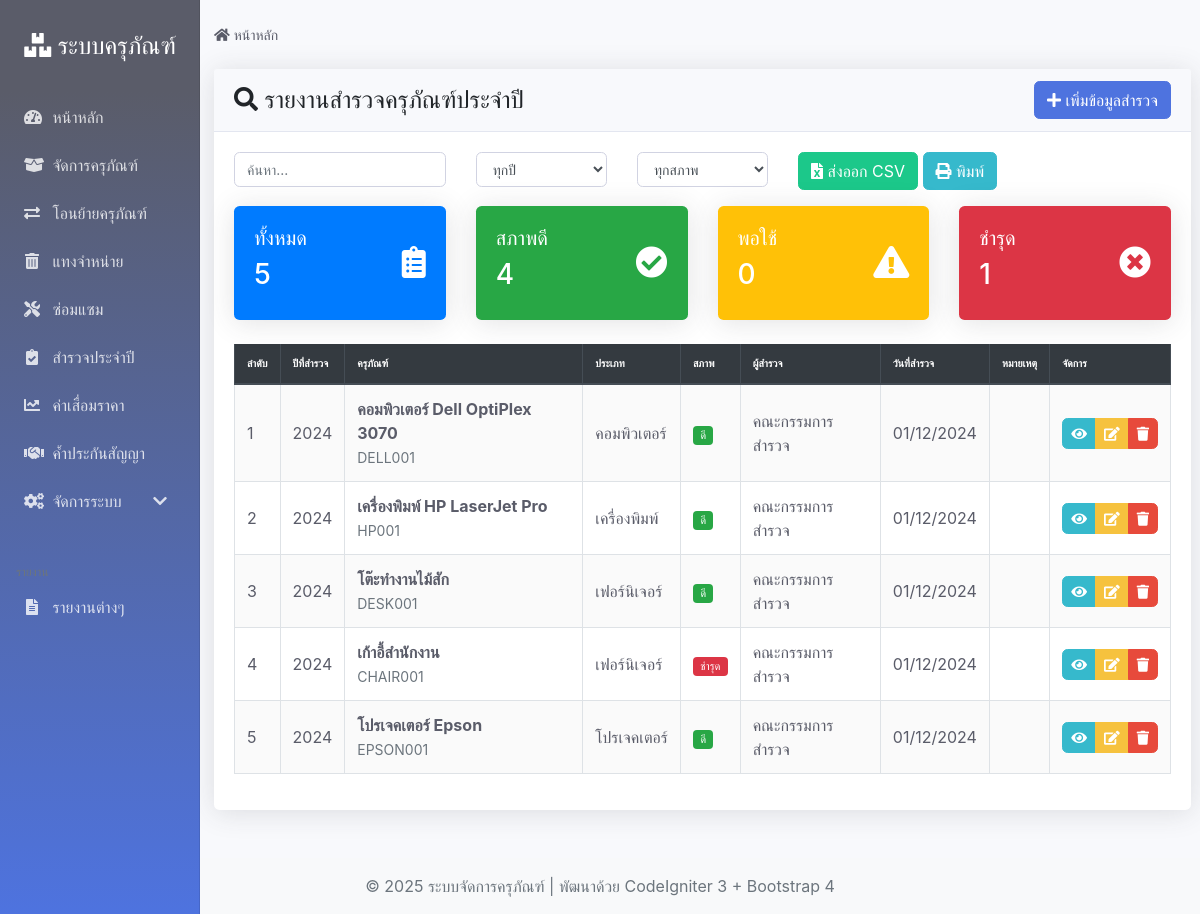
Screenshot of /index.php/surveys with the database file from the repository.
### tables this page shows
CREATE TABLE `annual_surveys` (
  `survey_id` int(11) NOT NULL,
  `survey_year` int(4) NOT NULL COMMENT 'ปีที่สำรวจ',
  `asset_id` int(11) NOT NULL COMMENT 'รหัสครุภัณฑ์',
  `condition` enum('ดี','พอใช้','ชำรุด','ไม่สามารถใช้งานได้') NOT NULL COMMENT 'สภาพครุภัณฑ์',
  `notes` text COMMENT 'บันทึกเพิ่มเติม',
  `surveyed_by` varchar(255) NOT NULL COMMENT 'ผู้สำรวจ',
  `survey_date` date NOT NULL COMMENT 'วันที่สำรวจ',
  `created_at` timestamp NOT NULL DEFAULT CURRENT_TIMESTAMP
);

CREATE TABLE `assets` (
  `asset_id` int(11) NOT NULL,
  `asset_name` varchar(255) NOT NULL COMMENT 'ชื่อครุภัณฑ์',
  `asset_type` varchar(100) NOT NULL COMMENT 'ประเภทครุภัณฑ์',
  `serial_number` varchar(100) DEFAULT NULL COMMENT 'หมายเลขซีเรียล',
  `purchase_date` date NOT NULL COMMENT 'วันที่จัดซื้อ',
  `purchase_price` decimal(15,2) NOT NULL COMMENT 'ราคาจัดซื้อ',
  `current_location` varchar(255) NOT NULL COMMENT 'สถานที่ตั้งปัจจุบัน',
  `status` enum('ใช้งาน','ชำรุด','จำหน่ายแล้ว','ซ่อมแซม') NOT NULL DEFAULT 'ใช้งาน' COMMENT 'สถานะ',
  `warranty_info` text COMMENT 'ข้อมูลการรับประกัน',
  `depreciation_rate` decimal(5,2) NOT NULL DEFAULT '0.00' COMMENT 'อัตราค่าเสื่อมราคา (%)',
  `acquisition_method` varchar(100) NOT NULL COMMENT 'วิธีการได้มา',
  `responsible_person` varchar(255) NOT NULL COMMENT 'ผู้รับผิดชอบ',
  `created_at` timestamp NOT NULL DEFAULT CURRENT_TIMESTAMP,
  `updated_at` timestamp NOT NULL DEFAULT CURRENT_TIMESTAMP ON UPDATE CURRENT_TIMESTAMP
);

### application/controllers/Surveys.php (called while the page is built, shortened)
<?php
class Surveys extends CI_Controller {
    public function __construct()
    {
        $this->load->model('Survey_model');
        $this->load->model('Asset_model');
        $this->load->helper(array('url', 'form'));
        $this->load->library(array('session', 'form_validation'));
    }
    public function index()
    {
        $data = array();
        $keyword = $this->input->get('search');
        $year = $this->input->get('year');
        $condition = $this->input->get('condition');
        if ($keyword || $year || $condition) {
            $data['surveys'] = $this->Survey_model->search_surveys($keyword, $year, $condition);
        } else {
            $data['surveys'] = $this->Survey_model->get_all_surveys();
        }
        $data['survey_years'] = $this->Survey_model->get_survey_years();
        $data['search_keyword'] = $keyword;
        $data['selected_year'] = $year;
        $data['selected_condition'] = $condition;
        $data['title'] = 'รายงานสำรวจครุภัณฑ์ประจำปี';
        $this->load->view('templates/header', $data);
        $this->load->view('surveys/index', $data);
        $this->load->view('templates/footer');
    }
}

### index.php (called while the page is built, shortened)
<?php
require_once BASEPATH.'core/CodeIgniter.php';

### application/models/Survey_model.php (called while the page is built, shortened)
<?php
class Survey_model extends CI_Model {
    public function get_all_surveys($year = null, $limit = null, $offset = null)
    {
        $this->db->select('s.*, a.asset_name, a.serial_number, a.asset_type, a.current_location');
        $this->db->from('annual_surveys s');
        $this->db->join('assets a', 's.asset_id = a.asset_id');
        $this->db->order_by('s.survey_date', 'DESC');
        $query = $this->db->get();
        return $query->result_array();
    }
    public function get_survey_years()
    {
        $this->db->select('survey_year');
        $this->db->distinct();
        $this->db->order_by('survey_year', 'DESC');
        $query = $this->db->get('annual_surveys');
        return array_column($query->result_array(), 'survey_year');
    }
}

### application/views/surveys/index.php (the view, shortened to what this page needs)
<div class="container-fluid">
    <div class="row">
        <div class="col-md-12">
            <div class="card">
                <div class="card-header d-flex justify-content-between align-items-center">
                    <h4 class="card-title mb-0">
                        <i class="fas fa-search"></i> รายงานสำรวจครุภัณฑ์ประจำปี
                    </h4>
                    <a href="<?php echo site_url('surveys/add'); ?>" class="btn btn-primary">
                        <i class="fas fa-plus"></i> เพิ่มข้อมูลสำรวจ
                    </a>
                </div>
                <div class="card-body">
                    <div class="row mb-3">
                        <div class="col-md-3">
                            <input type="text" id="searchInput" class="form-control" placeholder="ค้นหา...">
                        </div>
                        <div class="col-md-2">
                            <select id="yearFilter" class="form-control">
                                <option value="">ทุกปี</option>
                            </select>
                        </div>
                        <div class="col-md-2">
                            <select id="conditionFilter" class="form-control">
                                <option value="">ทุกสภาพ</option>
                            </select>
                        </div>
                        <div class="col-md-3">
                            <button id="exportBtn" class="btn btn-success">
                                <i class="fas fa-file-excel"></i> ส่งออก CSV
                            </button>
                            <button id="printBtn" class="btn btn-info">
                                <i class="fas fa-print"></i> พิมพ์
                            </button>
                        </div>
                    </div>
                    <div class="row mb-4">
                        <div class="col-md-3">
                            <div class="card bg-primary text-white">
                                <div class="card-body">
                                    <div class="d-flex justify-content-between">
                                        <div>
                                            <h5>ทั้งหมด</h5>
                                            <h3 id="totalSurveys"><?php echo count($surveys); ?></h3>
                                        </div>
                                        <div class="align-self-center">
                                            <i class="fas fa-clipboard-list fa-2x"></i>
                                        </div>
                                    </div>
                                </div>
                            </div>
                        </div>
                        <div class="col-md-3">
                            <div class="card bg-success text-white">
                                <div class="card-body">
                                    <div class="d-flex justify-content-between">
                                        <div>
                                            <h5>สภาพดี</h5>
                                            <h3 id="goodCondition">
                                                <?php echo count(array_filter($surveys, function($s) { return $s['condition'] == 'ดี'; })); ?>
                                            </h3>
                                        </div>
                                        <div class="align-self-center">
                                            <i class="fas fa-check-circle fa-2x"></i>
                                        </div>
                                    </div>
                                </div>
                            </div>
                        </div>
                        <div class="col-md-3">
                            <div class="card bg-warning text-white">
                                <div class="card-body">
                                    <div class="d-flex justify-content-between">
                                        <div>
                                            <h5>พอใช้</h5>
                                            <h3 id="fairCondition">
                                                <?php echo count(array_filter($surveys, function($s) { return $s['condition'] == 'พอใช้'; })); ?>
                                            </h3>
                                        </div>
                                        <div class="align-self-center">
                                            <i class="fas fa-exclamation-triangle fa-2x"></i>
                                        </div>
                                    </div>
                                </div>
                            </div>
                        </div>
                        <div class="col-md-3">
                            <div class="card bg-danger text-white">
                                <div class="card-body">
                                    <div class="d-flex justify-content-between">
                                        <div>
                                            <h5>ชำรุด</h5>
                                            <h3 id="damagedCondition">
                                                <?php echo count(array_filter($surveys, function($s) { return in_array($s['condition'], ['ชำรุด', 'ไม่สามารถใช้งานได้']); })); ?>
                                            </h3>
                                        </div>
                                        <div class="align-self-center">
                                            <i class="fas fa-times-circle fa-2x"></i>
                                        </div>
                                    </div>
                                </div>
                            </div>
                        </div>
                    </div>
                    <div class="table-responsive">
                        <table id="surveysTable" class="table table-striped table-bordered">
                            <thead class="thead-dark">
                                <tr>
                                    <th>ลำดับ</th>
                                    <th>ปีที่สำรวจ</th>
                                    <th>ครุภัณฑ์</th>
                                    <th>ประเภท</th>
                                    <th>สภาพ</th>
                                    <th>ผู้สำรวจ</th>
                                    <th>วันที่สำรวจ</th>
                                    <th>หมายเหตุ</th>
                                    <th>จัดการ</th>
                                </tr>
                            </thead>
                            <tbody>
                                <?php $i = 1; foreach($surveys as $survey): ?>
                                <tr>
                                    <td><?php echo $i++; ?></td>
                                    <td><?php echo $survey['survey_year']; ?></td>
                                    <td>
                                        <strong><?php echo htmlspecialchars($survey['asset_name']); ?></strong><br>
                                        <small class="text-muted"><?php echo htmlspecialchars($survey['serial_number']); ?></small>
                                    </td>
                                    <td><?php echo htmlspecialchars($survey['asset_type']); ?></td>
                                    <td>
                                        <?php
                                        $condition_class = '';
                                        switch($survey['condition']) {
                                            case 'ดี':
                                                $condition_class = 'badge-success';
                                                break;
                                            case 'ชำรุด':
                                                $condition_class = 'badge-danger';
                                                break;
                                        }
                                        ?>
                                        <span class="badge <?php echo $condition_class; ?>">
                                            <?php echo $survey['condition']; ?>
                                        </span>
                                    </td>
                                    <td><?php echo htmlspecialchars($survey['surveyed_by']); ?></td>
                                    <td><?php echo date("d/m/Y", strtotime($survey['survey_date'])); ?></td>
                                    <td>
                                    </td>
                                    <td>
                                        <div class="btn-group" role="group">
                                            <a href="<?php echo site_url('surveys/view/'.$survey['survey_id']); ?>"
                                               class="btn btn-sm btn-info" title="ดูรายละเอียด">
                                                <i class="fas fa-eye"></i>
                                            </a>
                                            <a href="<?php echo site_url('surveys/edit/'.$survey['survey_id']); ?>"
                                               class="btn btn-sm btn-warning" title="แก้ไข">
                                                <i class="fas fa-edit"></i>
                                            </a>
                                            <a href="<?php echo site_url('surveys/delete/'.$survey['survey_id']); ?>"
                                               class="btn btn-sm btn-danger" title="ลบ"
                                               onclick="return confirm('คุณแน่ใจหรือไม่ที่จะลบข้อมูลนี้?')">
                                                <i class="fas fa-trash"></i>
                                            </a>
                                        </div>
                                    </td>
                                </tr>
                                <?php endforeach; ?>
                            </tbody>
                        </table>
                    </div>
                </div>
            </div>
        </div>
    </div>
</div>

### rows the page displays
annual_surveys: survey_year "2024", asset.asset_name "คอมพิวเตอร์ Dell OptiPlex 3070", asset.serial_number "DELL001", asset.asset_type "คอมพิวเตอร์", condition "ดี", surveyed_by "คณะกรรมการสำรวจ", survey_date "01/12/2024"
annual_surveys: survey_year "2024", asset.asset_name "เครื่องพิมพ์ HP LaserJet Pro", asset.serial_number "HP001", asset.asset_type "เครื่องพิมพ์", condition "ดี", surveyed_by "คณะกรรมการสำรวจ", survey_date "01/12/2024"
annual_surveys: survey_year "2024", asset.asset_name "โต๊ะทำงานไม้สัก", asset.serial_number "DESK001", asset.asset_type "เฟอร์นิเจอร์", condition "ดี", surveyed_by "คณะกรรมการสำรวจ", survey_date "01/12/2024"
annual_surveys: survey_year "2024", asset.asset_name "เก้าอี้สำนักงาน", asset.serial_number "CHAIR001", asset.asset_type "เฟอร์นิเจอร์", condition "ชำรุด", surveyed_by "คณะกรรมการสำรวจ", survey_date "01/12/2024"
annual_surveys: survey_year "2024", asset.asset_name "โปรเจคเตอร์ Epson", asset.serial_number "EPSON001", asset.asset_type "โปรเจคเตอร์", condition "ดี", surveyed_by "คณะกรรมการสำรวจ", survey_date "01/12/2024"

### other values shown
count($surveys) "5"
